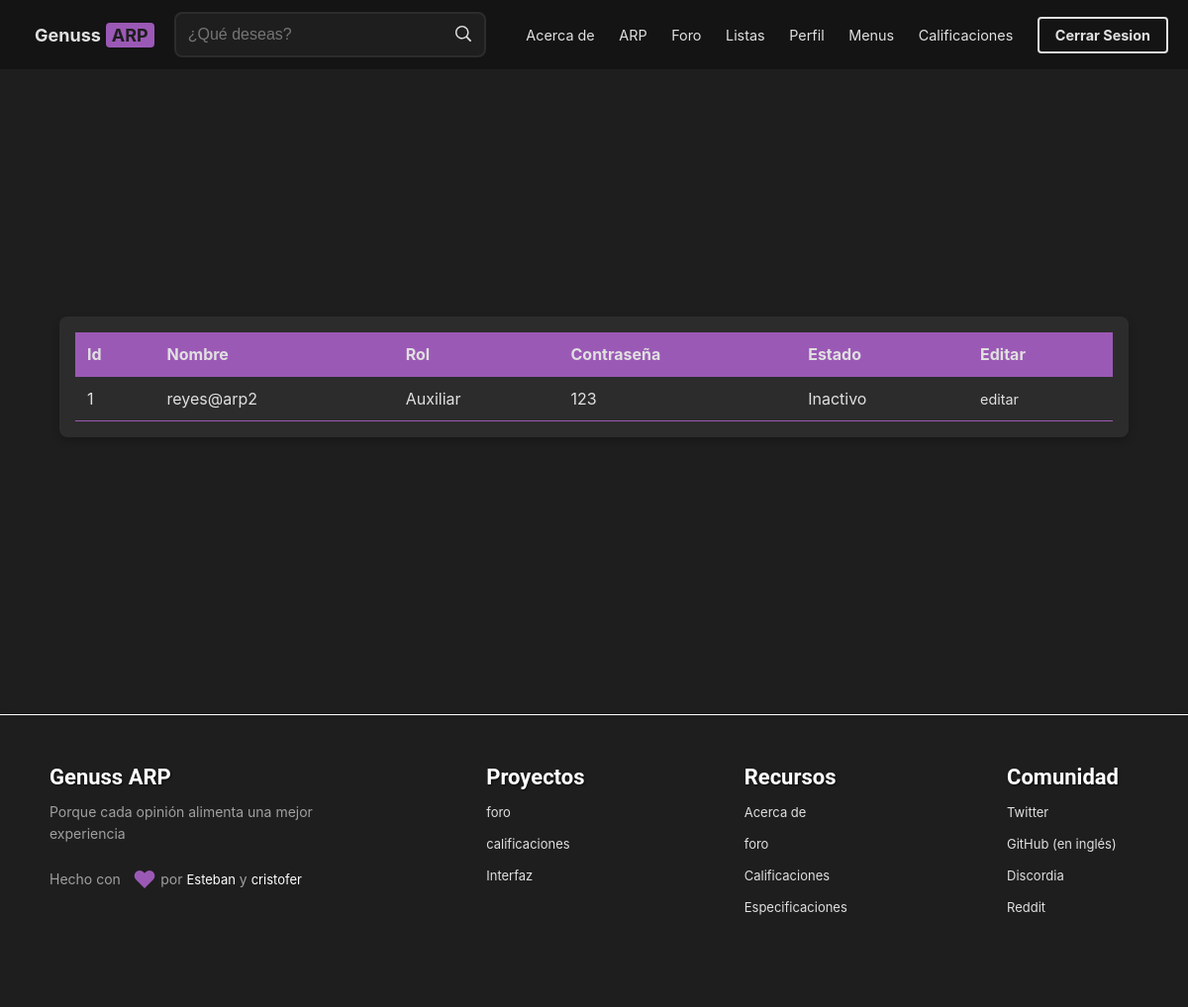
The page /index.php?action=perfil (signed in) on the database its author committed.
### tables this page shows
CREATE TABLE `usuarios` (
  `id_usuario` int(11) NOT NULL,
  `nombre` varchar(50) DEFAULT NULL,
  `contraseña` varchar(50) DEFAULT NULL,
  `rol` enum('Coordinador','Auxiliar') DEFAULT NULL,
  `estado` enum('Activo','Inactivo') DEFAULT NULL
);

### models/conexion.php (called while the page is built, shortened)
<?php
class Conexion{
	public function conectar(){
		$link = new PDO("mysql:host=localhost;dbname=proyectoalmuerzos","root","");
		return $link;
	}
}
?>

### models/ModelAuxiliar.php (called while the page is built, shortened)
<?php
require_once "models/conexion.php";
class MvcModelAuxiliar extends Conexion
{
    public function consultarPerfil($id)
    {
        $stmt = Conexion::conectar()->prepare("
            SELECT *
            FROM `usuarios`
            WHERE `id_usuario` = $id
        ");
        $stmt->execute();
        $rows = $stmt->fetchAll(PDO::FETCH_ASSOC);
        return $rows;
    }
}
?>

### index.php (called while the page is built, shortened)
<?php
require_once "controllers/ControllerAuxiliar.php";
require_once "controllers/ControllerCoordinador.php";
require_once "models/ModelAuxiliar.php";
$obj = new MvcController();
$obj->plantilla();

### controllers/controllerAuxiliar.php (the view, shortened to what this page needs)
<?php
class MvcControllerAuxiliar
{
    public function Perfil()
    {
        $id=$_SESSION["id_usuario"];
        $cue = new MvcModelAuxiliar($id);
        $cons = $cue->consultarPerfil($id);
        if ($cons) {
            foreach ($cons as $item) {
                echo "<tr>";
                    echo "<td>" . $item['id_usuario'] . "</td>";
                    echo "<td>" . $item['nombre'] . "</td>";
                    echo "<td>" . $item['rol'] . "</td>";
                    echo "<td>" . $item['contraseña'] . "</td>";
                    echo "<td>" . $item['estado'] . "</td>";
                    echo "<td><a href='admin.php?action=Editar&mivarialble=".$item['id_usuario']. "'>editar</a></td>";
                    echo "</tr>";
            }
        } else {
            echo "Error";
        }
    }
}
?>

### css/style.css (style rules this page uses)
:root { --bg-color: #1e1e1e; --text-color: #e0e0e0; --accent-color: #9b59b6; --secondary-bg: #2c2c2c; --highlight-color: #9b59b6; --gray: #a0a0a0; }
* { margin: 0; padding: 0; box-sizing: border-box; }
body, html { font-family: 'Inter', sans-serif; background-color: var(--bg-color); color: var(--text-color); margin: 0; padding: 0; box-sizing: border-box; width: 100%; }

### css/preloader.css (style rules this page uses)
body { background-color: #222; }

### css/tabla.css (style rules this page uses)
:root { --bg-color: #1e1e1e; --text-color: #e0e0e0; --accent-color: #9b59b6; --secondary-bg: #2c2c2c; --highlight-color: #3498db; --gray: #a0a0a0; --border-color: #9b59b6; }
body { margin: 0; padding: 0; font-family: Arial, sans-serif; background-color: var(--bg-color); color: var(--text-color); }
th, td { padding: 12px; text-align: left; border-bottom: 1px solid var(--border-color); }

### rows shown on the page
usuarios: id_usuario "1", nombre "reyes@arp2", rol "Auxiliar", contraseña "123", estado "Inactivo"
